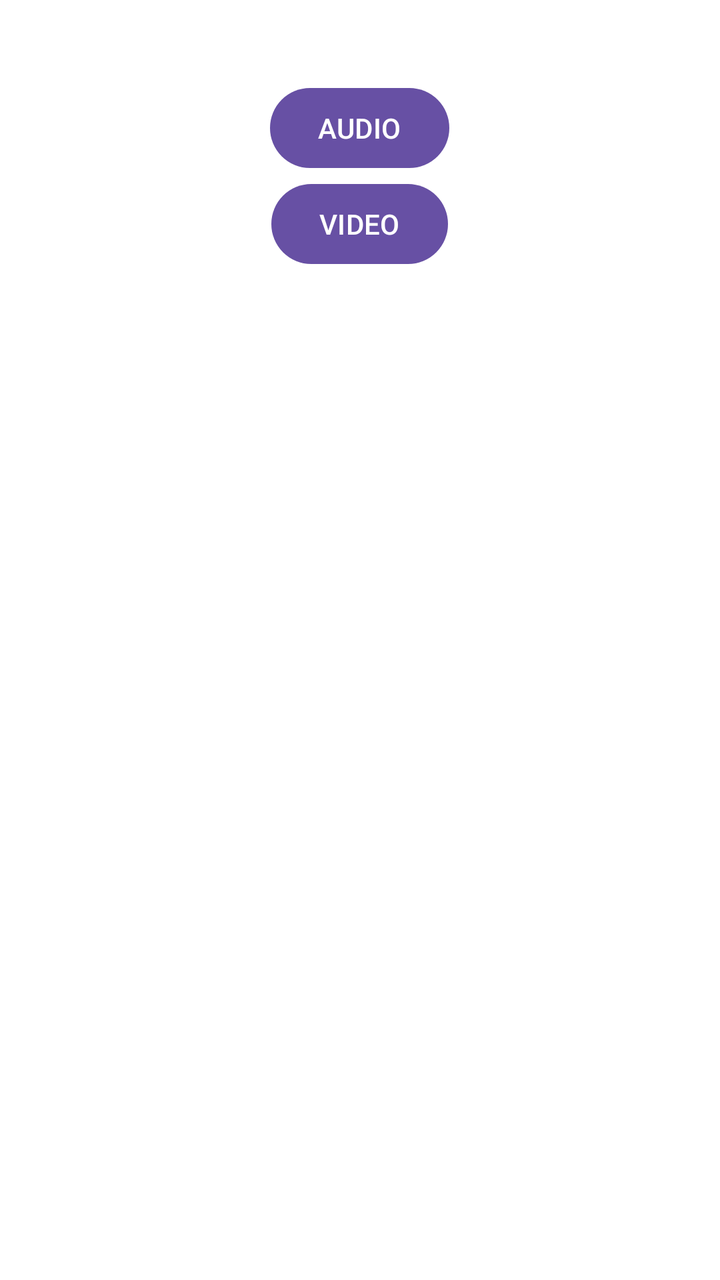
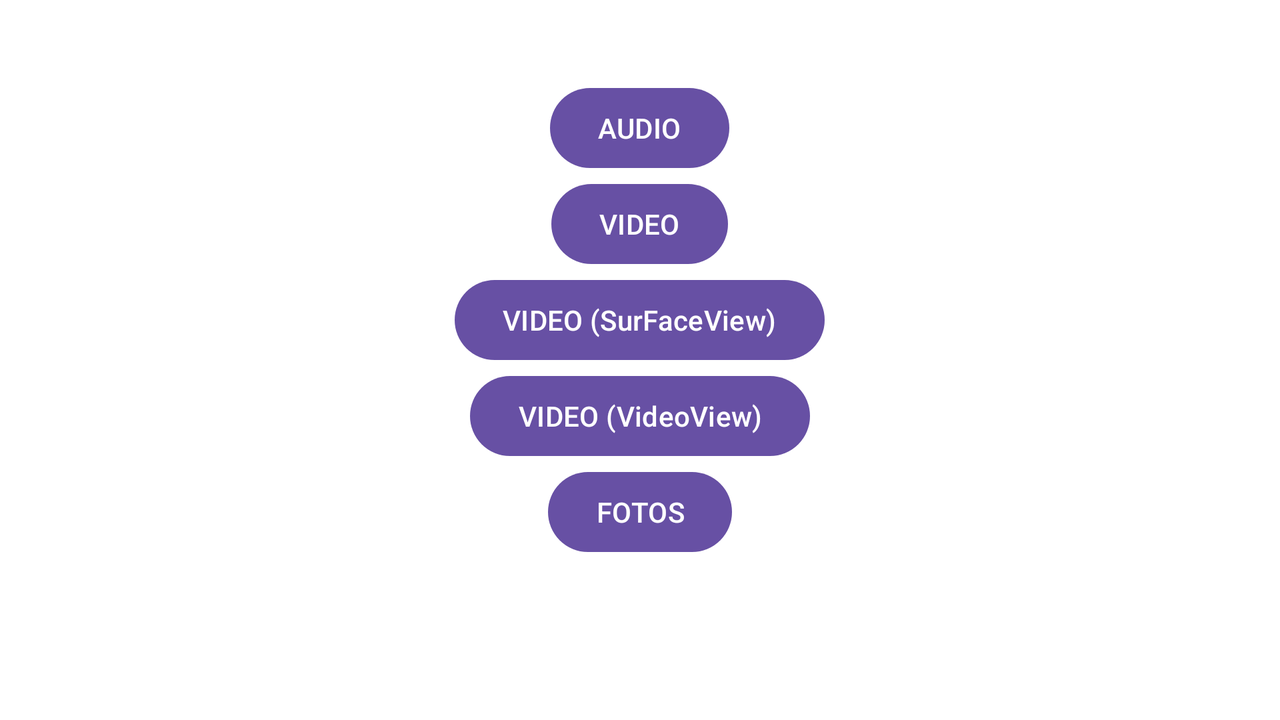

Two renders of one Android screen. The first uses the default layout on a phone; the second uses the alternative layout the repository ships for a different screen configuration, on a matching device. The two XML files are below.
<!-- AndroidManifest.xml: application theme Theme.MultimediaApp -->
<!-- res/layout/activity_main.xml -->
<?xml version="1.0" encoding="utf-8"?>
<LinearLayout xmlns:android="http://schemas.android.com/apk/res/android"
    xmlns:app="http://schemas.android.com/apk/res-auto"
    xmlns:tools="http://schemas.android.com/tools"
    android:id="@+id/main"
    android:layout_width="match_parent"
    android:layout_height="match_parent"
    android:orientation="vertical"
    tools:context=".MainActivity">

    <Button
        android:id="@+id/btn_audio"
        android:layout_width="wrap_content"
        android:layout_height="wrap_content"
        android:text="@string/Boton_audio"
        android:layout_gravity="center"
        android:layout_marginTop="40dp"/>

    <Button
        android:id="@+id/btn_video1"
        android:layout_width="wrap_content"
        android:layout_height="wrap_content"
        android:layout_gravity="center"
        android:text="@string/Boton_video"/>

</LinearLayout>
<!-- resources referenced by this layout -->
<resources>
  <string name="Boton_audio">AUDIO</string>
  <string name="Boton_video">VIDEO</string>
  <style name="Theme.MultimediaApp" parent="Base.Theme.MultimediaApp" />
  <style name="Base.Theme.MultimediaApp" parent="Theme.Material3.DayNight.NoActionBar">
          
          
          <item name="android:windowBackground">@drawable/f1</item>
      </style>
</resources>
<!-- res/layout-land/activity_main.xml (the repository's variant of the layout above) -->
<!-- drawn on the phone turned sideways -->
<?xml version="1.0" encoding="utf-8"?>
<LinearLayout xmlns:android="http://schemas.android.com/apk/res/android"
    xmlns:app="http://schemas.android.com/apk/res-auto"
    xmlns:tools="http://schemas.android.com/tools"
    android:id="@+id/main"
    android:layout_width="match_parent"
    android:layout_height="match_parent"
    android:orientation="vertical"
    tools:context=".MainActivity">

    <Button
        android:id="@+id/btn_audio"
        android:layout_width="wrap_content"
        android:layout_height="wrap_content"
        android:text="@string/Boton_audio"
        android:layout_gravity="center"
        android:layout_marginTop="40dp"/>

    <Button
        android:id="@+id/btn_video1"
        android:layout_width="wrap_content"
        android:layout_height="wrap_content"
        android:layout_gravity="center"
        android:text="@string/Boton_video"/>

    <Button
        android:id="@+id/btn_video2"
        android:layout_width="wrap_content"
        android:layout_height="wrap_content"
        android:layout_gravity="center"
        android:text="@string/Boton_video2"/>

    <Button
        android:id="@+id/btn_video3"
        android:layout_width="wrap_content"
        android:layout_height="wrap_content"
        android:layout_gravity="center"
        android:text="@string/Boton_video3"/>

    <Button
        android:id="@+id/btn_fotos"
        android:layout_width="wrap_content"
        android:layout_height="wrap_content"
        android:layout_gravity="center"
        android:text="@string/Fotos"/>

</LinearLayout>
<!-- resources referenced by the variant -->
<!-- as the phone turned sideways resolves them -->
<resources>
  <string name="Boton_audio">AUDIO</string>
  <string name="Boton_video">VIDEO</string>
  <string name="Boton_video2">VIDEO (SurFaceView)</string>
  <string name="Boton_video3">VIDEO (VideoView)</string>
  <string name="Fotos">FOTOS</string>
  <style name="Theme.MultimediaApp" parent="Base.Theme.MultimediaApp" />
  <style name="Base.Theme.MultimediaApp" parent="Theme.Material3.DayNight.NoActionBar">
          
          
          <item name="android:windowBackground">@drawable/f1</item>
      </style>
</resources>
